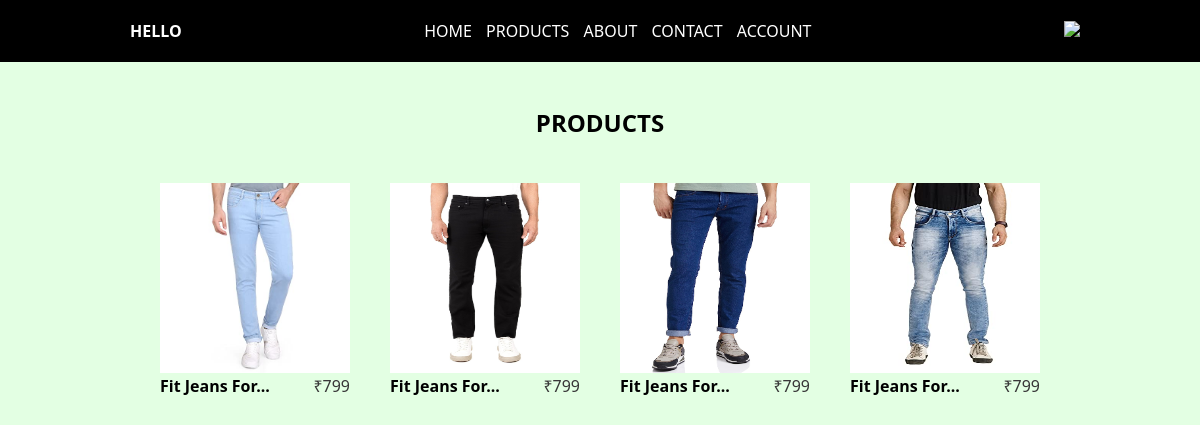
Page /products on the committed database.
### tables this page shows
CREATE TABLE products
         (ID INTEGER PRIMARY KEY AUTOINCREMENT    NOT NULL,
         NAME           TEXT    NOT NULL,
         DESC            TEXT     NOT NULL,
         IMAGE        TEXT,
         PRICE         TEXT);

### main.py (the view)
@app.route('/products')
def products():
    result = conn.execute('Select * from products')
    items=result.fetchall()
    return render_template('products.html', items=items)

### templates/products.html (shortened to what this page needs)
<!DOCTYPE html>
<html lang="en">
<head>
    <link rel="stylesheet" href="/static/style.css">
</head>
<body>
    {% include "header.html" %}
    <main>
        <br><br>
        <section class="products">
            <h2 align="center">PRODUCTS</h2>
            <br><br>
            <div class="product-line">
                {% for item in items %}
                    <div class="product">
                            <a href="/product/{{item[1]}}">
                            <div class="img"><img src="/static/img/products/{{item[3]}}" alt="{{item[1]}}" srcset=""></div>
                            <div class="details">
                                <span class="name">{{item[1][0:13]}}...</span>
                                <span class="price">₹{{item[4]}}</span>
                            </div>
                        </a>
                    </div>
                {% endfor %}
            </div>
        </section>
        <br><br>
    </main>
</body>
</html>

### static/style.css (style rules this page uses)
* { padding: 0; margin: 0; font-family: system-ui, -apple-system, BlinkMacSystemFont, 'Segoe UI', Roboto, Oxygen, Ubuntu, Cantarell, 'Open Sans', 'Helvetica Neue', sans-serif; }
body { background: rgb(227, 255, 227); }
.product-line { width: 80vw; margin: auto; display: flex; flex-wrap: wrap; justify-content: space-evenly; }
.product { max-width: 200px; cursor: pointer; margin-bottom: 20px; }
.product .img { height: 190px; width: 190px; background: rgb(146, 173, 146); overflow: hidden; }
.product a { color: black; text-decoration: none; }
.product .img img { height: 190px; width: 190px; }
.product .details { display: flex; justify-content: space-between; margin-top: 2px; }
.product .name { font-weight: 600; }
.product .price { color: rgb(55, 55, 55); }

### rows in the picture
products: IMAGE (picture), NAME "Fit Jeans For", PRICE "799"
products: IMAGE (picture), NAME "Fit Jeans For", PRICE "799"
products: IMAGE (picture), NAME "Fit Jeans For", PRICE "799"
products: IMAGE (picture), NAME "Fit Jeans For", PRICE "799"
